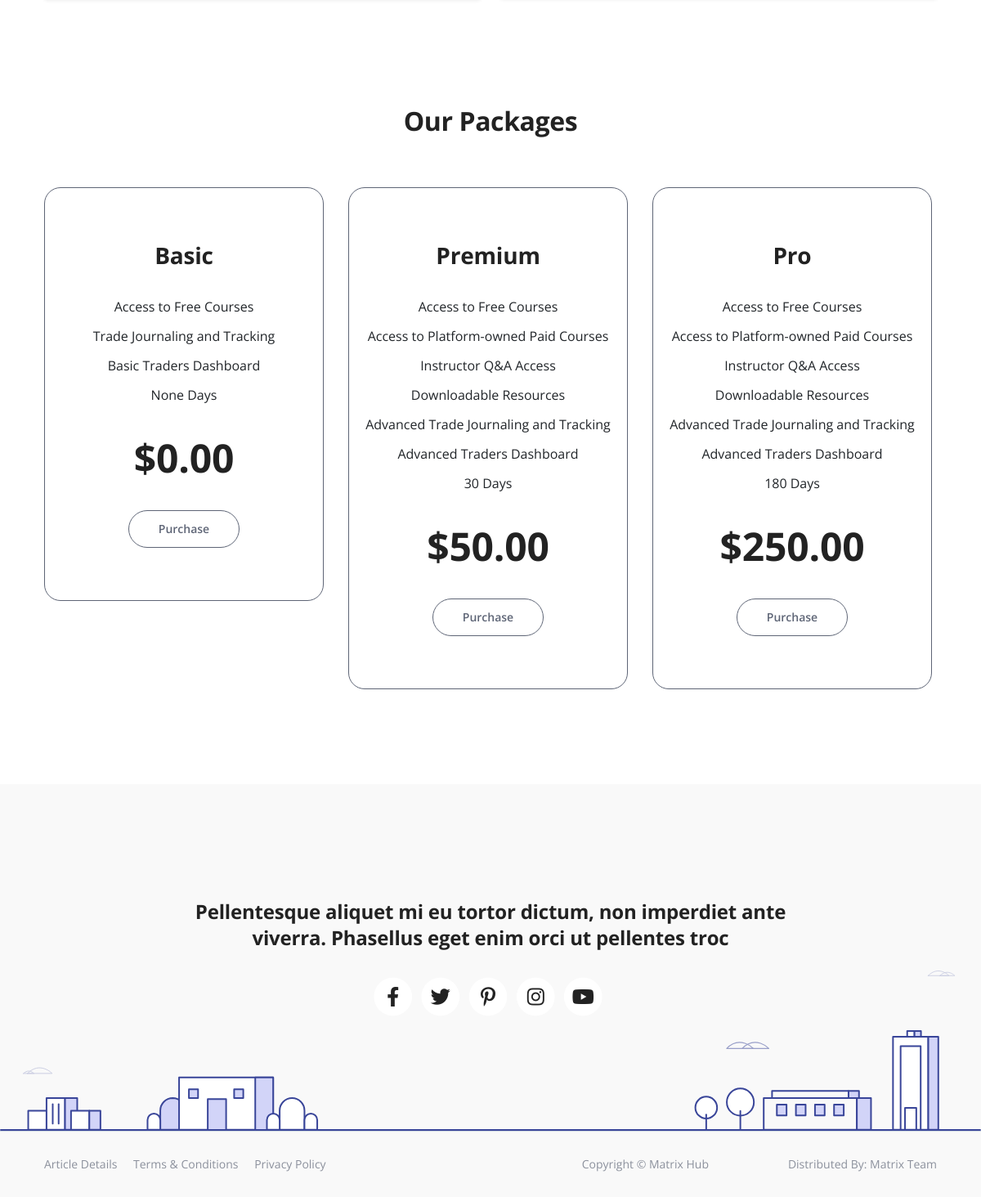
The app's page / (lower part), older data.
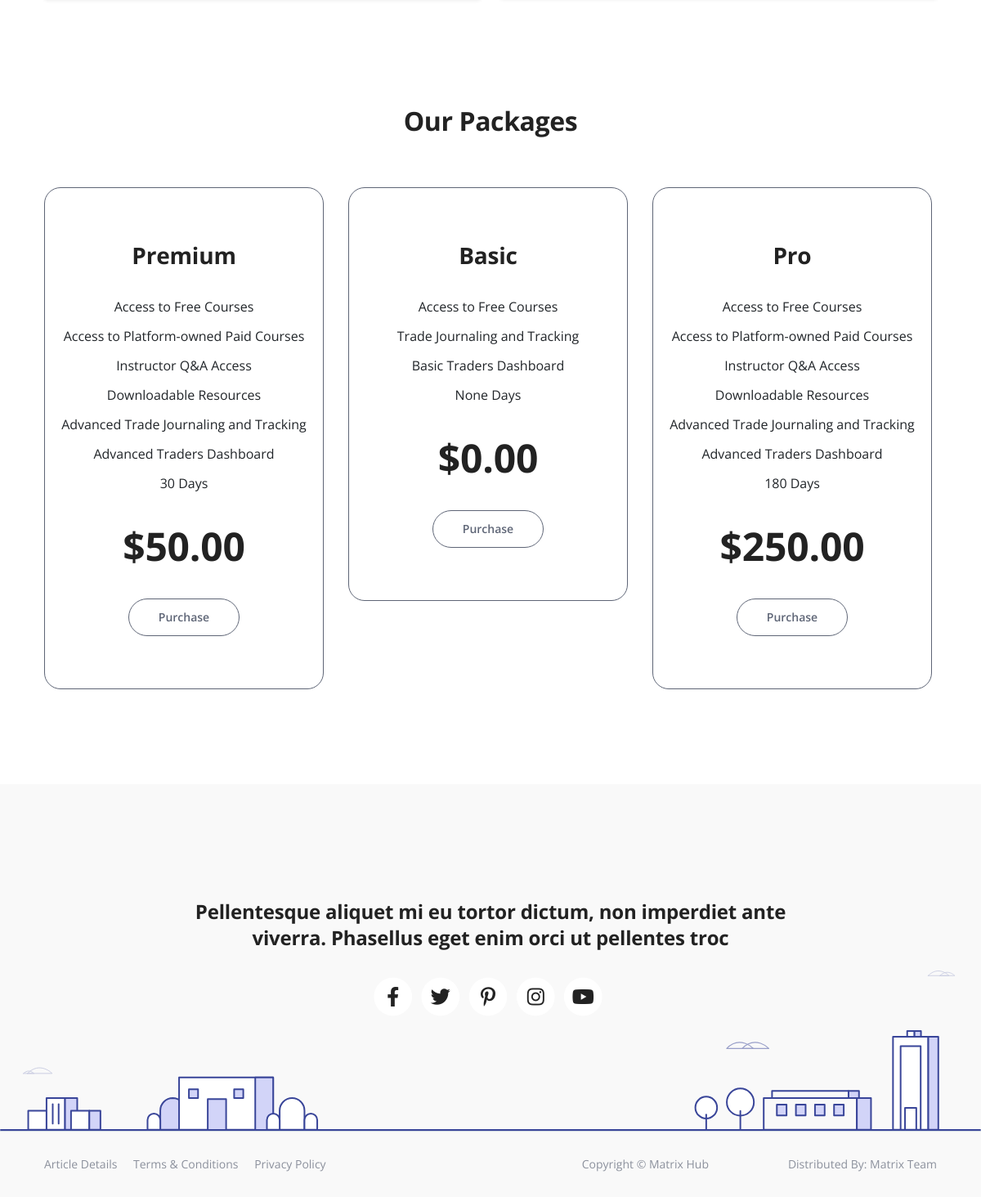
The same page, newer data.
### core/models.py (models this page shows, shortened)
class SubscriptionPlan(models.Model):
    name = models.CharField(max_length=100)  # "Free", "Premium", "Pro" plans
    description = models.TextField(blank=True)
    price = models.DecimalField(max_digits=10, decimal_places=2)
    duration_days = models.PositiveIntegerField(help_text="Duration of the plan in days", null=True, blank=True)
    features = models.ManyToManyField('Feature', blank=True, related_name='subscription_plans')
    order_priority = models.PositiveIntegerField(default=100)
    class Meta:
        ordering = ['order_priority']

class Feature(models.Model):
    name = models.CharField(max_length=100, unique=True)
    description = models.TextField(blank=True, help_text="Description of the feature.")

### core/views.py (the view)
# urls.py: path('', views.home, name='home'),
def home(request):
    subscriptionplans = SubscriptionPlan.objects.all()
    context = {'subscriptionplans': subscriptionplans}
    return render(request, 'core/home.html', context)

### templates/core/home.html (shortened to what this page needs)
{% extends 'core/base.html' %}
{% block content %}
    <div id="pricing" class="cards-2">
        <div class="container">
            <div class="row">
                <div class="col-lg-12">
                    <h2 class="h2-heading">Our Packages</h2>
                </div>
            </div>
            <div class="row">
                {% for subscriptionplan in subscriptionplans %}
                <div class="col-lg-4 col-md-6">
                    <div class="card">
                        <div class="card-body">
                            <div class="card-title">
                                <h3>{{ subscriptionplan.name }}</h3>
                            </div>
                            <ul class="list-unstyled li-space-lg">
                                {% for feature in subscriptionplan.features.all %}
                                <li>{{ feature.name }}</li>
                                {% endfor %}
                                <li>{{ subscriptionplan.duration_days }} Days</li>
                            </ul>
                            <div class="price">${{ subscriptionplan.price }}</div>
                            <a href="#contact" class="btn-outline-reg">Purchase</a>
                        </div>
                    </div>
                </div>
                {% endfor %}
            </div>
        </div>
    </div>
{% endblock content%}

Row changes from the older to the newer data that the page shows:
changed SubscriptionPlan "Premium": moves up the list
